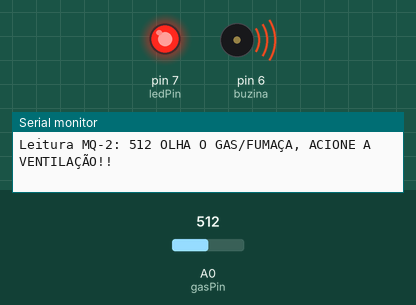
Recording of a sketch running on a simulated Arduino Uno, built with avr-gcc and run on an emulated ATmega328P. Shown: output pins drawn as LEDs (lit = HIGH), buzzer (waves = sounding), the last lines printed to the serial monitor. Inputs (shaded band) come from the test bench; at power-on: A0 (gasPin) = 512.

Above: at 2.2 s.
2.3 s: A0 (gasPin) set to 310
4.2 s: A0 (gasPin) set to 288
At 5.6 s:
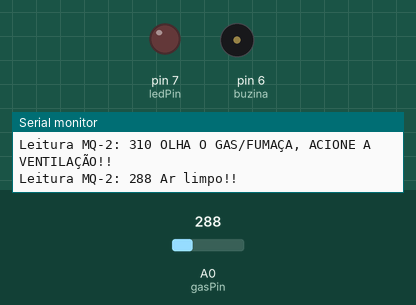
7.5 s: A0 (gasPin) set to 306
At 9.1 s:
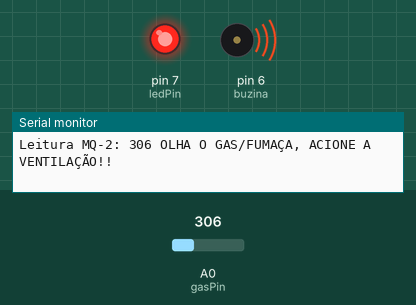
9.5 s: A0 (gasPin) set to 290
At 10.7 s:
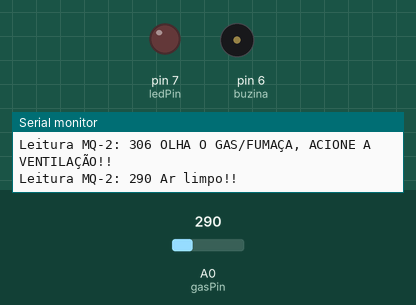
Timing chart, 0 to 12.5 s (numbered marks = the images above; inputs shaded):
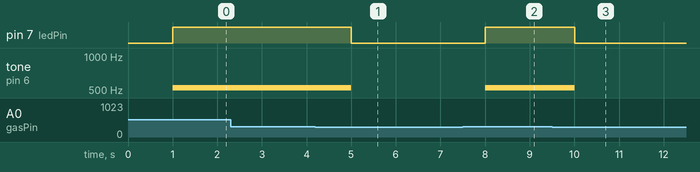

Measured:
- the behaviour switches between 301 and 300 on A0 (gasPin) (found by bisection; images 0 and 1)
- after the input at 4.2 s, pin 7 (ledPin): HIGH → LOW after 0.80 s; tone on pin 6 (buzina): 523 Hz → silent after 0.80 s
- after the input at 7.5 s, pin 7 (ledPin): LOW → HIGH after 0.51 s; tone on pin 6 (buzina): silent → 523 Hz after 0.51 s
- after the input at 9.5 s, pin 7 (ledPin): HIGH → LOW after 0.51 s; tone on pin 6 (buzina): 523 Hz → silent after 0.51 s

The sketch:

Sensor_MQ-2.ino
```cpp
int gasPin = A0;
int ledPin = 7;
int buzina = 6;
int gasLimit = 300;

void setup() {
  Serial.begin(9600);
  pinMode(ledPin, OUTPUT);
  pinMode(buzina, OUTPUT);
  Serial.println("MQ-2 Ligando...");
  delay(500);
  Serial.println("MQ-2 Ligado e Operante");
  delay(500);
}

void loop() {
  int valordoGas = analogRead(gasPin);

  Serial.print("Leitura MQ-2: ");
  Serial.print(valordoGas);

  if (valordoGas > gasLimit) {
    digitalWrite(ledPin, HIGH);
    tone(buzina, 523);
    Serial.println(" OLHA O GAS/FUMAÇA, ACIONE A VENTILAÇÃO!!");
  } else {
    digitalWrite(ledPin, LOW);
    noTone(buzina);
    Serial.println(" Ar limpo!!");
  }
  delay(1000);
}
```
